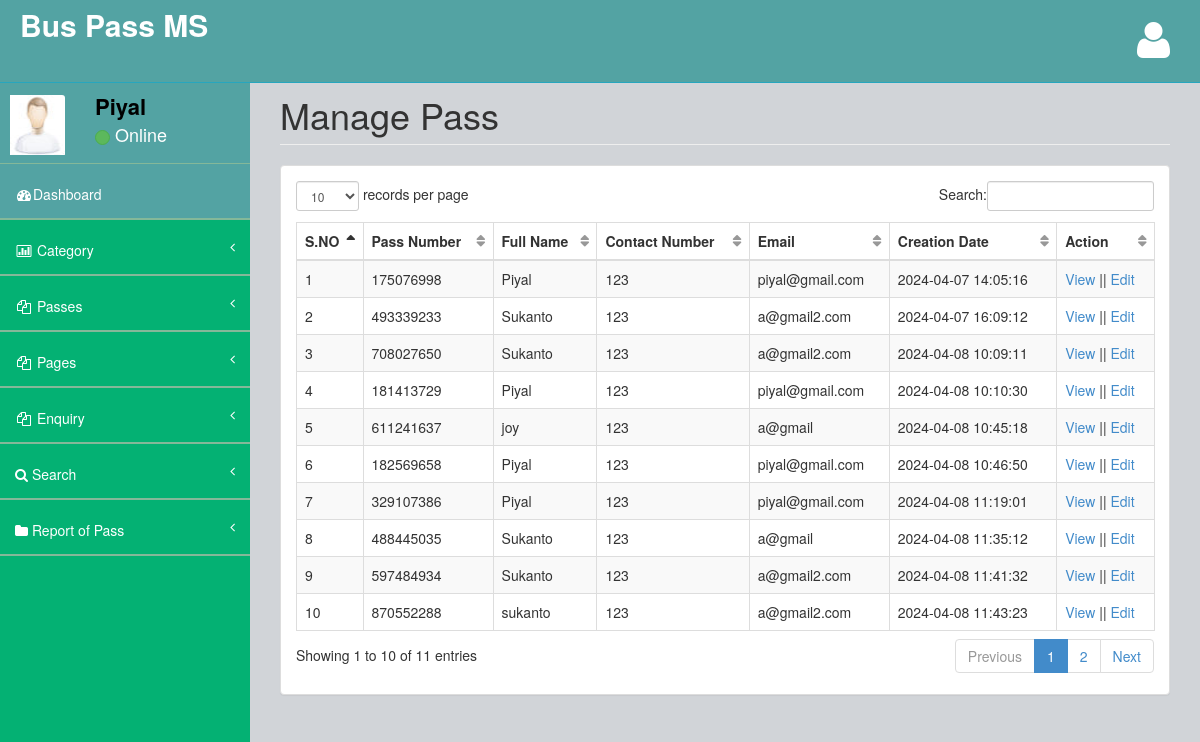
Page /buspassms/admin/manage-pass.php (signed in) on the committed database.
### tables this page shows
CREATE TABLE `tblpass` (
  `ID` int(10) NOT NULL,
  `PassNumber` varchar(200) DEFAULT NULL,
  `FullName` varchar(200) DEFAULT NULL,
  `ProfileImage` varchar(200) DEFAULT NULL,
  `ContactNumber` bigint(20) DEFAULT NULL,
  `Email` varchar(200) DEFAULT NULL,
  `IdentityType` varchar(200) DEFAULT NULL,
  `IdentityCardno` varchar(200) DEFAULT NULL,
  `Category` varchar(100) DEFAULT NULL,
  `Source` varchar(200) DEFAULT NULL,
  `Destination` varchar(200) DEFAULT NULL,
  `FromDate` varchar(200) DEFAULT NULL,
  `ToDate` varchar(200) DEFAULT NULL,
  `Cost` decimal(10,0) DEFAULT NULL,
  `PasscreationDate` timestamp NULL DEFAULT current_timestamp()
);

### buspassms/admin/manage-pass.php (the view, shortened to what this page needs)
<?php
include('includes/dbconnection.php');
if (strlen($_SESSION['bpmsaid']==0)) {
  header('location:logout.php');
  } else{
  ?>
<!DOCTYPE html>
<html>
<head>
    <link href="assets/plugins/bootstrap/bootstrap.css" rel="stylesheet" />
    <link href="assets/font-awesome/css/font-awesome.css" rel="stylesheet" />
    <link href="assets/plugins/pace/pace-theme-big-counter.css" rel="stylesheet" />
  <link href="assets/css/style.css" rel="stylesheet" />
      <link href="assets/css/main-style.css" rel="stylesheet" />
    <link href="assets/plugins/dataTables/dataTables.bootstrap.css" rel="stylesheet" />
</head>
<body>
    <div id="wrapper">
       <?php include_once('includes/header.php');?>
        <?php include_once('includes/sidebar.php');?>
        <div id="page-wrapper">
            <div class="row">
                <div class="col-lg-12">
                    <h1 class="page-header">Manage Pass</h1>
                </div>
            </div>
            <div class="row">
                <div class="col-lg-12">
                    <div class="panel panel-default">
                        <div class="panel-body">
                            <div class="table-responsive">
                                <table class="table table-striped table-bordered table-hover" id="dataTables-example">
                                    <thead>
                                        <tr>
                                            <th>S.NO</th>
                                           <th>Pass Number</th>
                                            <th>Full Name</th>
                                            <th>Contact Number</th>
                                            <th>Email</th>
                                            <th>Creation Date</th>
                                            <th>Action</th>
                                        </tr>
                                    </thead>
                                    <tbody>
                                        <?php
$sql="SELECT * from tblpass";
$query = $dbh -> prepare($sql);
$query->execute();
$results=$query->fetchAll(PDO::FETCH_OBJ);
$cnt=1;
if($query->rowCount() > 0)
{
foreach($results as $row)
{               ?>
                                       <tr>
                  <td><?php echo htmlentities($cnt);?></td>
                  <td><?php  echo htmlentities($row->PassNumber);?></td>
                  <td><?php  echo htmlentities($row->FullName);?></td>
                  <td><?php  echo htmlentities($row->ContactNumber);?></td>
                  <td><?php  echo htmlentities($row->Email);?></td>
                  <td><?php  echo htmlentities($row->PasscreationDate);?></td>
                  <td><a href="view-pass-detail.php?viewid=<?php echo htmlentities ($row->ID);?>">View</a>  ||  <a href="edit-pass-detail.php?editid=<?php echo htmlentities ($row->ID);?>">Edit</a></td>
                </tr>
               <?php $cnt=$cnt+1;}} ?>
                                    </tbody>
                                </table>
                            </div>
                        </div>
                    </div>
                </div>
            </div>
        </div>
    </div>
</body>
</html>
<?php }  ?>

### buspassms/admin/includes/sidebar.php (shortened to what this page needs)
<?php
include('includes/dbconnection.php');
?>
        <nav class="navbar-default navbar-static-side" role="navigation">
            <div class="sidebar-collapse">
                <ul class="nav" id="side-menu">
                    <li>
                        <div class="user-section">
                            <div class="user-section-inner">
                                <img src="assets/img/user.jpg" alt="">
                            </div>
                            <div class="user-info">
                                <?php
$aid=$_SESSION['bpmsaid'];
$sql="SELECT AdminName from  tbladmin where ID=:aid";
$query = $dbh -> prepare($sql);
$query->bindParam(':aid',$aid,PDO::PARAM_STR);
$query->execute();
$results=$query->fetchAll(PDO::FETCH_OBJ);
$cnt=1;
if($query->rowCount() > 0)
{
foreach($results as $row)
{               ?>
                                <div><strong><?php  echo $row->AdminName;?></strong></div>
                                <div class="user-text-online">
                                    <span class="user-circle-online btn btn-success btn-circle "></span>&nbsp;Online
                                </div>
                            </div>
                            <?php $cnt=$cnt+1;}} ?>
                        </div>
                    </li>
                    <li class="selected">
                        <a href="dashboard.php"><i class="fa fa-dashboard fa-fw"></i>Dashboard</a>
                    </li>
                    <li>
                        <a href="#"><i class="fa fa-bar-chart-o fa-fw"></i> Category<span class="fa arrow"></span></a>
                    </li>
                    <li>
                        <a href="#"><i class="fa fa-files-o fa-fw"></i> Passes<span class="fa arrow"></span></a>
                    </li>
                    <li>
                        <a href="#"><i class="fa fa-files-o fa-fw"></i> Pages<span class="fa arrow"></span></a>
                    </li>
                    <li>
                        <a href="#"><i class="fa fa-files-o fa-fw"></i> Enquiry<span class="fa arrow"></span></a>
                    </li>
                    <li>
                        <a href="search-pass.php"><i class="fa fa-search"></i>  Search<span class="fa arrow"></span></a>
                        </li>
                        <li>
                        <a href="pass-bwdates-report.php"><i class="fa fa-folder"></i>  Report of Pass<span class="fa arrow"></span></a>
                        </li>
                </ul>
            </div>
        </nav>

### buspassms/admin/assets/css/style.css (style rules this page uses)
body { background-color: #f8f8f8; }
#wrapper { width: 100%; margin-top: 55px!important; background-color:#04B173; }
#page-wrapper { padding: 0 15px; min-height: 568px; background-color:rgb(209, 212, 216); }
.navbar-static-side ul li { border-bottom:1px solid #84B899 !important; }
.arrow { float: right; }
.fa.arrow:before { content: "\f104"; }
@media (min-width:768px) { .navbar-static-side { z-index: 1; position: absolute; width: 250px; } }
table.dataTable thead .sorting, table.dataTable thead .sorting_asc:after, table.dataTable thead .sorting_desc, table.dataTable thead .sorting_asc_disabled, table.dataTable thead .sorting_desc_disabled { background: transparent; }
table.dataTable thead .sorting_asc:after { content: "\f0de"; float: right; font-family: fontawesome; }
table.dataTable thead .sorting:after { content: "\f0dc"; float: right; font-family: fontawesome; color: rgba(50,50,50,.5); }
.btn-circle { width: 30px; height: 30px; padding: 6px 0; border-radius: 15px; text-align: center; font-size: 12px; line-height: 1.428571429; }

### buspassms/admin/assets/css/main-style.css (style rules this page uses)
.user-section-inner { height: 65px; width: 65px; -moz-border-radius: 3px; -webkit-border-radius: 3px; border-radius: 3px; overflow: hidden; display: inline-block; float: left; margin-right: 15px; margin-top: 20px; }
.user-section-inner img { margin-left:10px; width:55px; height:60px; }
.user-info { display: block; color:#000!important; display: inline-block; padding: 15px; margin-bottom: 0px }
.user-text-online { font-size:18px; color:#fff }
.user-circle-online { width: 15px!important; height: 15px!important; }
.nav > li > a { padding: 20px 15px; }
#side-menu { background-color:#04B173; }
#side-menu a { color:#fff; border-bottom: 1px solid #84B899 !important; height: 55px; }
.selected { background-color:rgb(83, 163, 163); }
.navbar-default { border-color: #27A6BE; }
@media (min-width:768px) { #page-wrapper { position: inherit; margin: 0 0 0 250px; padding: 0 30px; min-height: 1000px; } }

### rows in the picture
tblpass: PassNumber "175076998", FullName "Piyal", ContactNumber "123", Email "piyal@gmail.com", PasscreationDate "2024-04-07 14:05:16"
tblpass: PassNumber "493339233", FullName "Sukanto", ContactNumber "123", Email "a@gmail2.com", PasscreationDate "2024-04-07 16:09:12"
tblpass: PassNumber "708027650", FullName "Sukanto", ContactNumber "123", Email "a@gmail2.com", PasscreationDate "2024-04-08 10:09:11"
tblpass: PassNumber "181413729", FullName "Piyal", ContactNumber "123", Email "piyal@gmail.com", PasscreationDate "2024-04-08 10:10:30"
tblpass: PassNumber "611241637", FullName "joy", ContactNumber "123", Email "a@gmail", PasscreationDate "2024-04-08 10:45:18"
tblpass: PassNumber "182569658", FullName "Piyal", ContactNumber "123", Email "piyal@gmail.com", PasscreationDate "2024-04-08 10:46:50"
tblpass: PassNumber "329107386", FullName "Piyal", ContactNumber "123", Email "piyal@gmail.com", PasscreationDate "2024-04-08 11:19:01"
tblpass: PassNumber "488445035", FullName "Sukanto", ContactNumber "123", Email "a@gmail", PasscreationDate "2024-04-08 11:35:12"
tblpass: PassNumber "597484934", FullName "Sukanto", ContactNumber "123", Email "a@gmail2.com", PasscreationDate "2024-04-08 11:41:32"
tblpass: PassNumber "870552288", FullName "sukanto", ContactNumber "123", Email "a@gmail2.com", PasscreationDate "2024-04-08 11:43:23"

### other values in the picture
$row->AdminName "Piyal"
